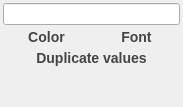
<?xml version="1.0" encoding="UTF-8"?>
<ui version="4.0">
 <class>CommonPlotSettings</class>
 <widget class="QWidget" name="CommonPlotSettings">
  <property name="geometry">
   <rect>
    <x>0</x>
    <y>0</y>
    <width>183</width>
    <height>107</height>
   </rect>
  </property>
  <property name="windowTitle">
   <string>Form</string>
  </property>
  <layout class="QVBoxLayout" name="verticalLayout">
   <property name="spacing">
    <number>3</number>
   </property>
   <property name="leftMargin">
    <number>3</number>
   </property>
   <property name="topMargin">
    <number>3</number>
   </property>
   <property name="rightMargin">
    <number>3</number>
   </property>
   <property name="bottomMargin">
    <number>3</number>
   </property>
   <item>
    <widget class="QLineEdit" name="title"/>
   </item>
   <item>
    <layout class="QHBoxLayout" name="horizontalLayout">
     <property name="spacing">
      <number>3</number>
     </property>
     <item>
      <widget class="QToolButton" name="titleColor">
       <property name="sizePolicy">
        <sizepolicy hsizetype="Expanding" vsizetype="Fixed">
         <horstretch>0</horstretch>
         <verstretch>0</verstretch>
        </sizepolicy>
       </property>
       <property name="minimumSize">
        <size>
         <width>0</width>
         <height>0</height>
        </size>
       </property>
       <property name="toolTip">
        <string>Set title's color.</string>
       </property>
       <property name="statusTip">
        <string>Set title's color.</string>
       </property>
       <property name="whatsThis">
        <string/>
       </property>
       <property name="styleSheet">
        <string notr="true">QToolButton{
    border-style: outset;
    border-width: 0px;
    font: bold 14px;
    border-top-left-radius: 8px;
    border-bottom-left-radius: 8px;
    color: #444444;
    height: 15px;
background: qlineargradient(
    x1: 0, y1: 0, x2: 0, y2: 1,
    stop: 1.0      #999, 
	stop: 0.75 #bbb,
    stop: 0.5   #ddd, 
    stop: 0.25 #eee, 
    stop: 0.0    #fff
);
}
QToolButton:pressed {
    background: qlineargradient(
        x1: 0, y1: 0, x2: 0, y2: 1,
        stop: 1.0      #fff, 
	    stop: 0.75 #eee,
        stop: 0.5   #ddd, 
        stop: 0.25 #bbb, 
        stop: 0.0    #999
    );
}
QToolButton:hover:enabled { color:#000 }
QToolButton:disabled {
color: #999999;
}</string>
       </property>
       <property name="text">
        <string>Color</string>
       </property>
      </widget>
     </item>
     <item>
      <widget class="QToolButton" name="titleFont">
       <property name="sizePolicy">
        <sizepolicy hsizetype="Expanding" vsizetype="Fixed">
         <horstretch>0</horstretch>
         <verstretch>0</verstretch>
        </sizepolicy>
       </property>
       <property name="toolTip">
        <string>Set title's font.</string>
       </property>
       <property name="statusTip">
        <string>Set title's font.</string>
       </property>
       <property name="whatsThis">
        <string/>
       </property>
       <property name="styleSheet">
        <string notr="true">QToolButton{
    border-style: outset;
    border-width: 0px;
    font: bold 14px;
    border-top-right-radius: 8px;
    border-bottom-right-radius: 8px;
    color: #444444;
    height: 15px;
background: qlineargradient(
    x1: 0, y1: 0, x2: 0, y2: 1,
    stop: 1.0      #999, 
	stop: 0.75 #bbb,
    stop: 0.5   #ddd, 
    stop: 0.25 #eee, 
    stop: 0.0    #fff
);
}
QToolButton:pressed {
    background: qlineargradient(
        x1: 0, y1: 0, x2: 0, y2: 1,
        stop: 1.0      #fff, 
	    stop: 0.75 #eee,
        stop: 0.5   #ddd, 
        stop: 0.25 #bbb, 
        stop: 0.0    #999
    );
}
QToolButton:hover:enabled { color:#000 }
QToolButton:disabled {
color: #999999;
}</string>
       </property>
       <property name="text">
        <string>Font</string>
       </property>
      </widget>
     </item>
    </layout>
   </item>
   <item>
    <widget class="QToolButton" name="toolButton">
     <property name="sizePolicy">
      <sizepolicy hsizetype="Expanding" vsizetype="Fixed">
       <horstretch>0</horstretch>
       <verstretch>0</verstretch>
      </sizepolicy>
     </property>
     <property name="toolTip">
      <string>Duplicate these values to other plots.</string>
     </property>
     <property name="statusTip">
      <string>Duplicate these values to other plots.</string>
     </property>
     <property name="styleSheet">
      <string notr="true">QToolButton{
    border-style: outset;
    border-width: 0px;
    font: bold 14px;
    border-radius: 8px;
    min-width: 10em;
    color: #444444;
    height: 15px;
background: qlineargradient(
    x1: 0, y1: 0, x2: 0, y2: 1,
    stop: 1.0      #999, 
	stop: 0.75 #bbb,
    stop: 0.5   #ddd, 
    stop: 0.25 #eee, 
    stop: 0.0    #fff
);
}
QToolButton:pressed {
    background: qlineargradient(
        x1: 0, y1: 0, x2: 0, y2: 1,
        stop: 1.0      #fff, 
	    stop: 0.75 #eee,
        stop: 0.5   #ddd, 
        stop: 0.25 #bbb, 
        stop: 0.0    #999
    );
}
QToolButton:hover:enabled { color:#000 }
QToolButton:disabled {
color: #999999;
}</string>
     </property>
     <property name="text">
      <string>Duplicate values</string>
     </property>
    </widget>
   </item>
   <item>
    <spacer name="verticalSpacer">
     <property name="orientation">
      <enum>Qt::Vertical</enum>
     </property>
     <property name="sizeHint" stdset="0">
      <size>
       <width>20</width>
       <height>40</height>
      </size>
     </property>
    </spacer>
   </item>
  </layout>
 </widget>
 <resources/>
 <connections/>
</ui>
